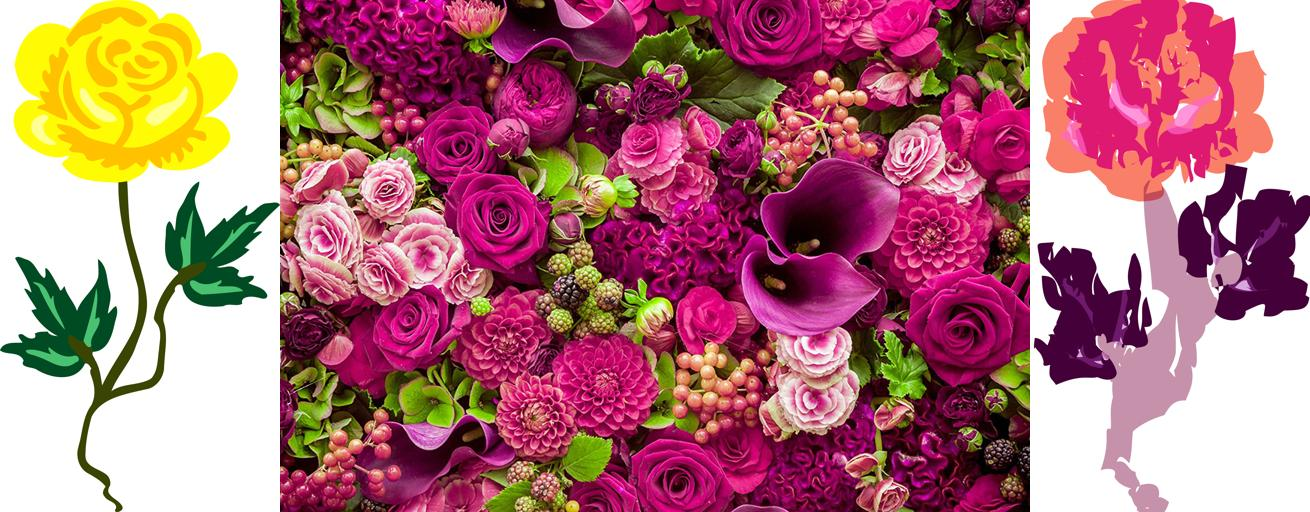
#> input picture Vector-neuro-style-transfer/images/flower.jpg, 1310 x 512 px
$ python -i image.py   (imports and definitions only)
#> lines starting #> are read from the running program, lines starting #| are printed output that depends on the picture; after the words box and inside, x2 and y2 are one past the last pixel; in counts of white or black regions, pixels touching at a corner belong together
#> further down, picture is the input picture: shape (512, 1310, 3); mean B, G, R 121.2, 114.7, 174.6
import numpy as np
from PIL import Image
import cv2
from typing import List, Sequence

from dto.area import Area
from dto.svg_segment import M, C, Segment


def read_picture(path: str) -> np.array:
    image = Image.open(path)
    image = image.convert("RGBA")
    new_image = Image.new("RGBA", image.size, "WHITE")  # Create a white rgba background
    new_image.paste(image, (0, 0), image)
    new_image = new_image.convert('RGB')
    image.close()
    return np.array(new_image)


def get_contours(pic: np.array) -> Sequence[cv2.UMat]:
    pic = pic[:, :, ::-1]
    gray = cv2.cvtColor(pic, cv2.COLOR_BGR2GRAY)
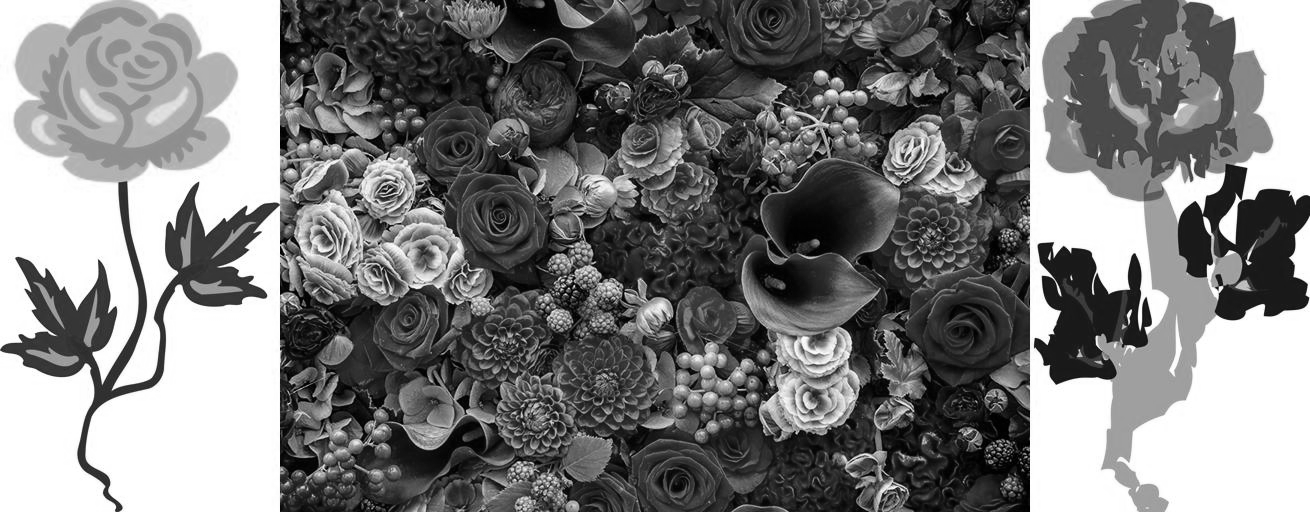
#> gray: shape (512, 1310); min 0, max 255, mean 123.5
    blurred = cv2.GaussianBlur(gray, (5, 5), 0)
    value, thresh = cv2.threshold(blurred, 60, 255, cv2.THRESH_BINARY_INV)
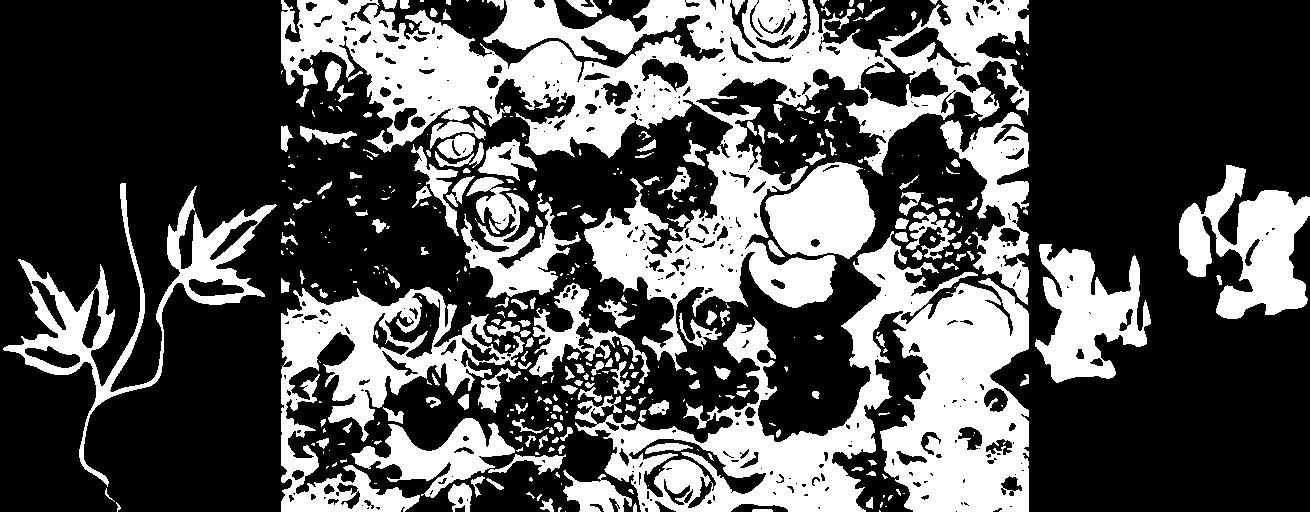
#> thresh: shape (512, 1310); 33.4% white; 412 white regions (206 under 20 px)
    # opencv 4.x:
    # cv2.CHAIN_APPROX_SIMPLE - контур хранится в виде отрезков
    # cv2.CHAIN_APPROX_NONE - контур хранится в виде точек
    cnts, hierarchy = cv2.findContours(thresh, cv2.RETR_EXTERNAL, cv2.CHAIN_APPROX_NONE)
#> cnts = 397 contours, 239 with area under 20; largest, box (x1, y1, x2, y2) and area: (281, 0, 1029, 371) 81202, (575, 231, 1029, 512) 52135, (281, 287, 525, 512) 20854, (3, 183, 277, 487) 13266, (1179, 165, 1310, 319) 10263
    return cnts


# Получение площади прямоугольной области в которой расположен путь
def get_area(path_arr: List[Segment], width: int, height: int) -> Area:
    max_x = 0
    min_x = width
    max_y = 0
    min_y = height
    for segment in path_arr:
        x = 0
        y = 0
        if isinstance(segment, M):
            x = segment.x
            y = segment.y
        elif isinstance(segment, C):
            x = segment.x2
            y = segment.y2
        max_x = max(max_x, x)
        min_x = min(min_x, x)
        max_y = max(max_y, y)
        min_y = min(min_y, y)
    area = Area(min_x, min_y, max_x, max_y)
    return area

>>> import cv2
>>> picture = cv2.imread('../../Vector-neuro-style-transfer/images/flower.jpg')
>>> result = get_contours(picture)
#> result has the same summary as cnts in get_contours
